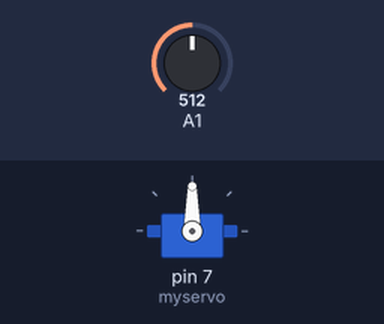
Bench run of a sketch on a simulated Arduino Uno, built with avr-gcc and run on an emulated ATmega328P. Parts: servo. The test bench sets the inputs (shaded band); at power-on: A1 = 512.

Above: at 1.2 s.
1.3 s: A1 set to 716
At 2.4 s:
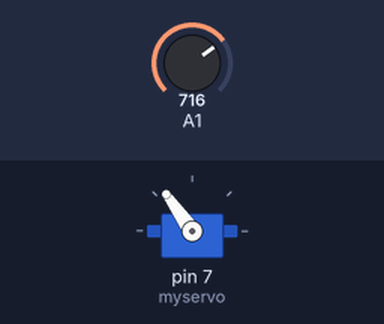
2.8 s: A1 set to 900
At 3.5 s:
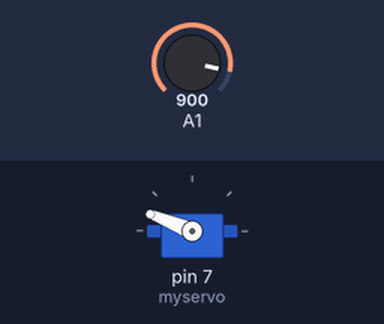
4.3 s: A1 set to 1023
At 4.7 s:
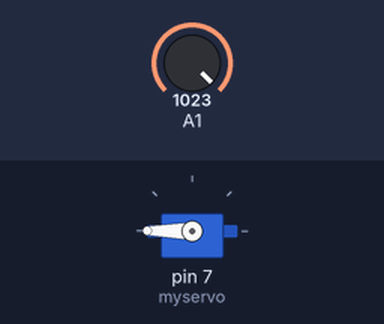
5.8 s: A1 set to 306
At 7.0 s:
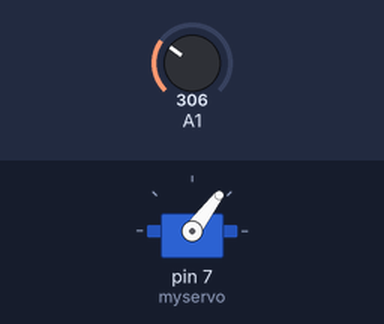
7.3 s: A1 set to 122
At 8.1 s:
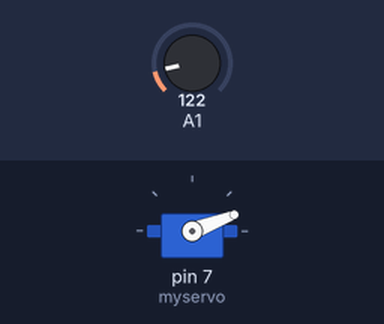
Timing chart, 0 to 9.8 s (numbered marks = the images above; inputs shaded):
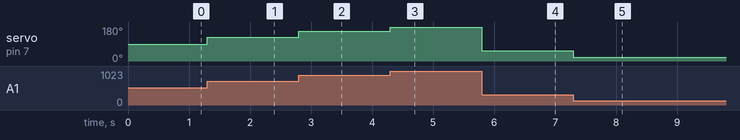

Measured:
- after the input at 1.3 s, servo on pin 7 (myservo): 90° → 125° at once
- after the input at 2.8 s, servo on pin 7 (myservo): 125° → 158° at once
- after the input at 4.3 s, servo on pin 7 (myservo): 158° → 180° at once
- after the input at 5.8 s, servo on pin 7 (myservo): 180° → 53° at once
- after the input at 7.3 s, servo on pin 7 (myservo): 53° → 21° at once

The sketch:

BLDC_MOTOR.ino
```cpp
  #include <Servo.h> //accesses the Arduino Servo Library

Servo myservo;  // creates servo object to control a servo

int val;    // variable to read the value from the analog pin

void setup()
{
  myservo.attach(7);  // ensures output to servo on pin 9
}

void loop()
{


  val = analogRead(1);            // reads the value of the potentiometer from A1 (value between 0 and 1023)
  val = map(val, 0, 1023, 0,180);     // converts reading from potentiometer to an output value in degrees of rotation that the servo can understand
  myservo.write(val);                  // sets the servo position according to the input from the potentiometer
                             // waits 15ms for the servo to get to set position
}
```
